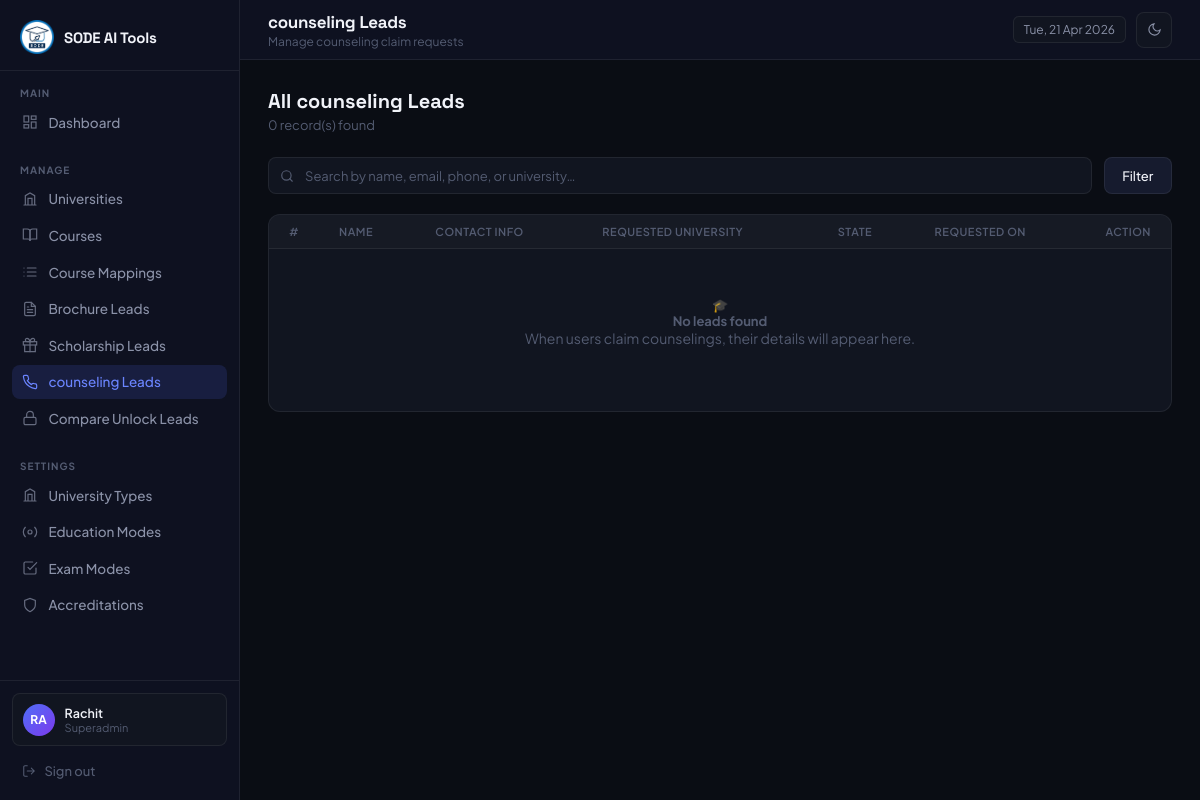
/admin/counseling_leads.php (signed in), run on an earlier commit of the app's database.
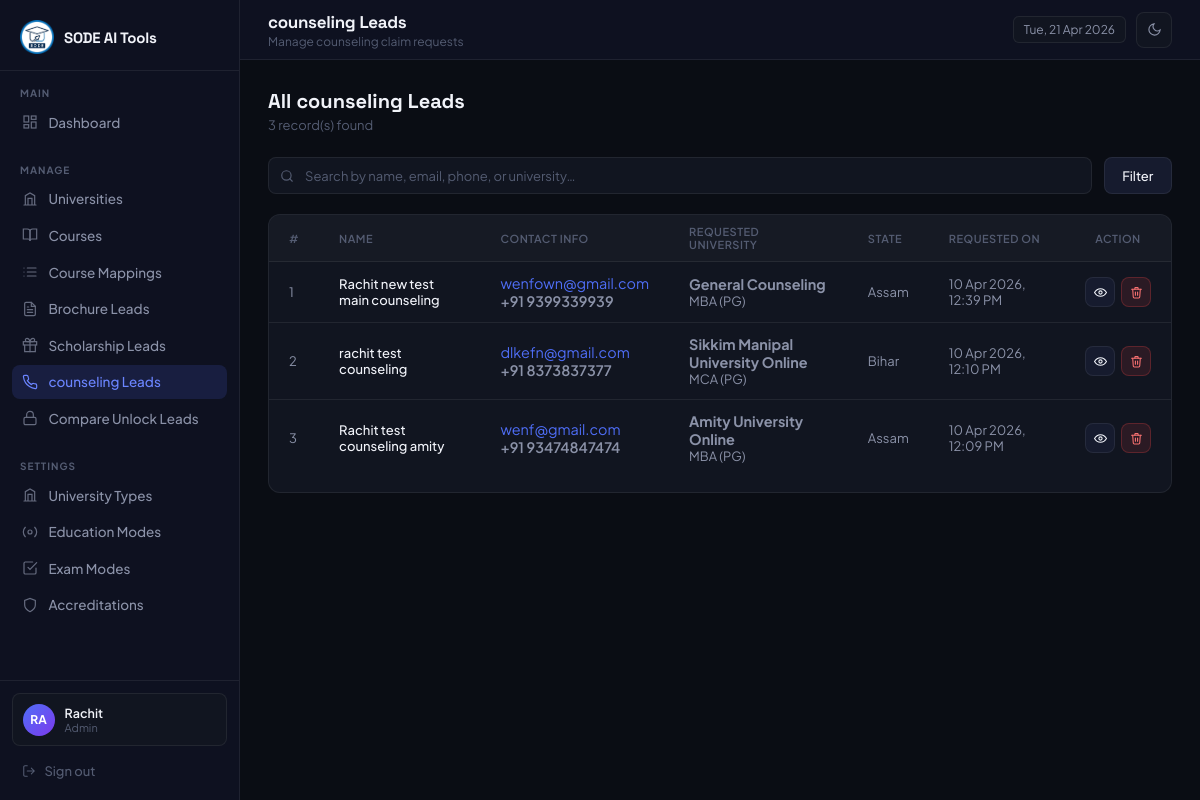
And on a later commit of the database.
### tables this page shows
CREATE TABLE `counseling_leads` (
  `id` int(11) NOT NULL,
  `name` varchar(255) NOT NULL,
  `email` varchar(255) NOT NULL,
  `country_code` varchar(10) NOT NULL DEFAULT '+91',
  `phone` varchar(50) NOT NULL,
  `course` varchar(255) NOT NULL,
  `state` varchar(100) NOT NULL,
  `uni_name` varchar(255) DEFAULT NULL,
  `page_url` text DEFAULT NULL,
  `user_ip` varchar(45) NOT NULL,
  `created_at` timestamp NOT NULL DEFAULT current_timestamp()
);

### includes/helpers.php (called while the page is built, shortened)
<?php
function e(mixed $val): string {
    return htmlspecialchars((string)$val, ENT_QUOTES, 'UTF-8');
}

### admin/counseling_leads.php (the view, shortened to what the changed rows need)
<?php
require_once '../includes/db.php';
require_once '../includes/helpers.php';
$where = ["1 = 1"];
$params = [];
$sql = "SELECT id, name, email, country_code, phone, course, state, uni_name, page_url, user_ip, created_at
        FROM counseling_leads
        WHERE " . implode(' AND ', $where) . "
        ORDER BY created_at DESC";
try {
    $stmt = $pdo->prepare($sql);
    $stmt->execute($params);
    $leads = $stmt->fetchAll(PDO::FETCH_ASSOC);
} catch (PDOException $e) {
    $leads = [];
    if($e->getCode() == '42S02') {
        $table_missing = true;
    }
}
?>
<!DOCTYPE html>
<html lang="en">
<head>
</head>
<body>
  <?php require_once __DIR__ . '/includes/sidebar.php'; ?>
  <main class="main">
    <?php require_once __DIR__ . '/includes/topbar.php'; ?>
    <div class="content">
      <div class="page-header">
        <div>
          <h3>All counseling Leads</h3>
          <p><?= count($leads) ?> record(s) found</p>
        </div>
      </div>
      <div class="panel">
        <div class="table-responsive">
          <table>
          <thead>
            <tr>
              <th style="width:50px;">#</th>
              <th>Name</th>
              <th>Contact Info</th>
              <th>Requested University</th>
              <th>State</th>
              <th>Requested On</th>
              <th style="width:80px; text-align:center;">Action</th>
            </tr>
          </thead>
          <tbody>
            <?php if ($leads): ?>
              <?php foreach ($leads as $i => $l): ?>
                <tr>
                  <td data-label="#"> <?= $i + 1 ?> </td>
                  <td data-label="Name">
                      <div class="cell-name"><?= e($l['name']) ?></div>
                  </td>
                  <td data-label="Contact">
                      <div style="font-size:0.9rem;">
                          <div style="color:var(--accent);"><?= e($l['email']) ?></div>
                          <div style="color:var(--text-m); font-weight:600;"><?= e($l['country_code']) ?> <?= e($l['phone']) ?></div>
                      </div>
                  </td>
                  <td data-label="University">
                      <strong style="color:var(--accent-blue); font-size:0.9rem;"><?= e($l['uni_name'] ?: 'N/A') ?></strong><br>
                      <span style="font-size:0.8rem; color:var(--text-m);"><?= e($l['course']) ?></span>
                  </td>
                  <td data-label="State"><?= e($l['state']) ?></td>
                  <td data-label="Requested On"><?= date('d M Y, h:i A', strtotime($l['created_at'])) ?></td>
                  <td data-label="Action">
                    <div class="action-col" style="justify-content:center;">
                      <a href="counseling_lead_view.php?id=<?= $l['id'] ?>" class="btn btn-secondary btn-sm btn-icon" title="View Details">
                        <svg width="13" height="13" viewBox="0 0 24 24" fill="none" stroke="currentColor" stroke-width="2" stroke-linecap="round"><path d="M1 12s4-7 11-7 11 7 11 7-4 7-11 7S1 12 1 12z" /><circle cx="12" cy="12" r="3" /></svg>
                      </a>
                      <form method="POST" style="display:inline;">
                        <button type="submit" class="btn btn-danger btn-sm btn-icon" title="Delete Lead" data-confirm="Delete counseling lead for '<?= e($l['name']) ?>'? This cannot be undone.">
                           <svg width="13" height="13" viewBox="0 0 24 24" fill="none" stroke="currentColor" stroke-width="2" stroke-linecap="round"><polyline points="3 6 5 6 21 6" /><path d="M19 6l-1 14a2 2 0 0 1-2 2H8a2 2 0 0 1-2-2L5 6" /><path d="M10 11v6M14 11v6" /><path d="M9 6V4a1 1 0 0 1 1-1h4a1 1 0 0 1 1 1v2" /></svg>
                        </button>
                      </form>
                    </div>
                  </td>
                </tr>
              <?php endforeach; ?>
            <?php else: ?>
              <tr>
                <td colspan="7" class="empty-state">
                  <div class="empty-icon">🎓</div>
                  <h4>No leads found</h4>
                  <p>When users claim counselings, their details will appear here.</p>
                </td>
              </tr>
            <?php endif; ?>
          </tbody>
          </table>
        </div>
      </div>
    </div>
  </main>
</body>
</html>

### admin/includes/sidebar.php (shortened to what the changed rows need)
<aside class="sidebar" id="sidebar">
  <div class="sidebar-footer">
    <div class="user-info">
      <div class="user-meta">
        <span class="uname"><?= htmlspecialchars($_SESSION['admin_name']) ?></span>
        <span class="urole"><?= htmlspecialchars($_SESSION['admin_role']) ?></span>
      </div>
    </div>
  </div>
</aside>

What changed in the data, as far as the page shows it:
added counseling_leads: name "Rachit new test main counseling", email "wenfown@gmail.com", country_code "+91", phone "9399339939", uni_name "General Counseling", course "MBA (PG)", state "Assam", created_at "10 Apr 2026, 12:39 PM"
added counseling_leads: name "rachit test counseling", email "dlkefn@gmail.com", country_code "+91", phone "8373837377", uni_name "Sikkim Manipal University Online", course "MCA (PG)", state "Bihar", created_at "10 Apr 2026, 12:10 PM"
added counseling_leads: name "Rachit test counseling amity", email "wenf@gmail.com", country_code "+91", phone "93474847474", uni_name "Amity University Online", course "MBA (PG)", state "Assam", created_at "10 Apr 2026, 12:09 PM"
Also different on the page:
$_SESSION['admin_role']: "Superadmin" → "Admin"
count($leads): "0" → "3"
text no longer shown: "🎓 No leads found When users claim counselings, their details will appear here."
